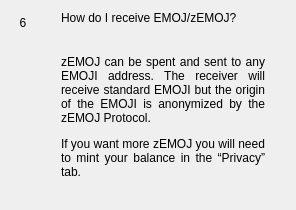
                  <widget class="QWidget" name="widgetFaq6" native="true">
                   <layout class="QHBoxLayout" name="horizontalpage_6" stretch="0,1">
                    <item alignment="Qt::AlignTop">
                     <widget class="QLabel" name="labelNumber6">
                      <property name="minimumSize">
                       <size>
                        <width>24</width>
                        <height>24</height>
                       </size>
                      </property>
                      <property name="maximumSize">
                       <size>
                        <width>16777215</width>
                        <height>24</height>
                       </size>
                      </property>
                      <property name="text">
                       <string>6</string>
                      </property>
                      <property name="alignment">
                       <set>Qt::AlignCenter</set>
                      </property>
                     </widget>
                    </item>
                    <item>
                     <layout class="QVBoxLayout" name="verticalLayoutpage_6">
                      <property name="spacing">
                       <number>0</number>
                      </property>
                      <property name="leftMargin">
                       <number>20</number>
                      </property>
                      <property name="rightMargin">
                       <number>20</number>
                      </property>
                      <item>
                       <widget class="QLabel" name="labelSubtitle6">
                        <property name="text">
                         <string>How do I receive EMOJ/zEMOJ?</string>
                        </property>
                        <property name="wordWrap">
                         <bool>true</bool>
                        </property>
                       </widget>
                      </item>
                      <item>
                       <spacer name="verticalSpacer_60">
                        <property name="orientation">
                         <enum>Qt::Vertical</enum>
                        </property>
                        <property name="sizeType">
                         <enum>QSizePolicy::Fixed</enum>
                        </property>
                        <property name="sizeHint" stdset="0">
                         <size>
                          <width>20</width>
                          <height>30</height>
                         </size>
                        </property>
                       </spacer>
                      </item>
                      <item>
                       <widget class="QLabel" name="labelContent6">
                        <property name="text">
                         <string>
                           &lt;html&gt;&lt;head/&gt;&lt;body&gt;&lt;p align=&quot;justify&quot;&gt;
                           zEMOJ can be spent and sent to any EMOJI address. The receiver will
                           receive standard EMOJI but the origin of the EMOJI is anonymized by the zEMOJ Protocol.
                           &lt;/p&gt;&lt;p align=&quot;justify&quot;&gt;
                           If you want more zEMOJ you will need to mint your balance in the “Privacy” tab.
                           &lt;/p&gt;&lt;/body&gt;&lt;/html&gt;
                         </string>
                        </property>
                        <property name="alignment">
                         <set>Qt::AlignLeading|Qt::AlignLeft|Qt::AlignTop</set>
                        </property>
                        <property name="wordWrap">
                         <bool>true</bool>
                        </property>
                       </widget>
                      </item>
                      <item>
                       <spacer name="verticalSpacer_61">
                        <property name="orientation">
                         <enum>Qt::Vertical</enum>
                        </property>
                        <property name="sizeHint" stdset="0">
                         <size>
                          <width>20</width>
                          <height>20</height>
                         </size>
                        </property>
                       </spacer>
                      </item>
                     </layout>
                    </item>
                   </layout>
                  </widget>
